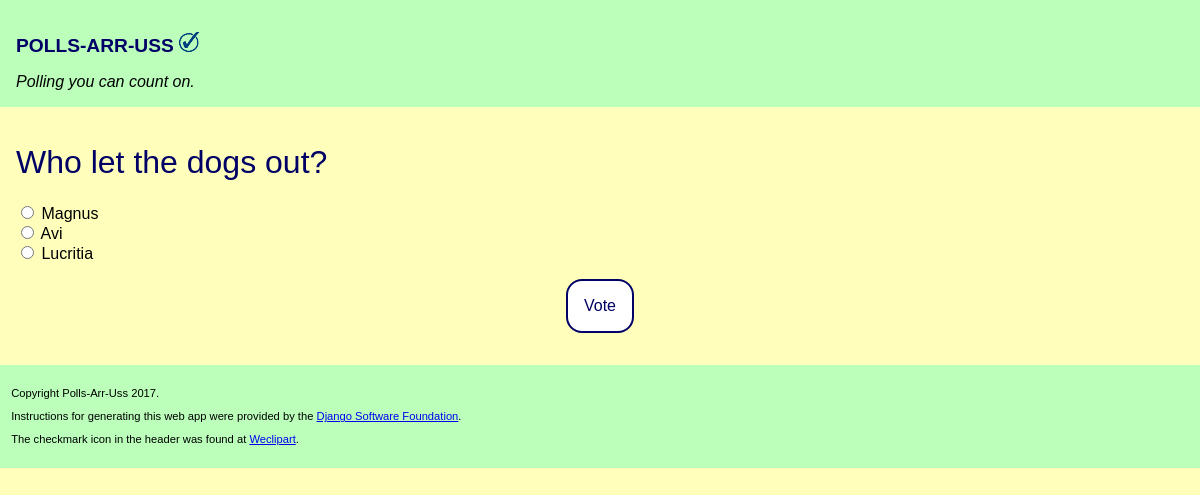
Page /polls/3/ on the committed database.
### polls/models.py (models this page shows, shortened)
class Question(models.Model):
    question_text = models.CharField(max_length=200)
    pub_date = models.DateTimeField('date published')

class Choice(models.Model):
    question = models.ForeignKey(Question, on_delete=models.CASCADE)
    choice_text = models.CharField(max_length=200)
    votes = models.IntegerField(default=0)

### polls/views.py (the view)
# urls.py: url(r'^(?P<pk>[0-9]+)/$', views.DetailView.as_view(), name='detail'),
class DetailView(generic.DetailView):
    model = Question
    template_name = 'polls/detail.html'

### polls/templates/polls/detail.html (shortened to what this page needs)
{% extends 'polls/base.html' %}
{% block content %}
    <h1>{{ question.question_text }}</h1>
    <form action="{% url 'polls:vote' question.id %}" method="post">
        {% for choice in question.choice_set.all %}
            <input type="radio" name="choice" id="choice{{ forloop.counter }}" value="{{ choice.id }}" />
            <label for="choice{{ forloop.counter }}">{{ choice.choice_text }}</label><br />
        {% endfor %}
        <p class="center"><input type="submit" value="Vote" /></p>
    </form>
{% endblock %}

### polls/static/polls/style.css (style rules this page uses)
html,body { margin:0; background-color:#ffffbb; font-family:sans-serif; }
h1 { font-weight:500; color:#000066; }
input[type=submit] { padding:1em; font-size:1em; font-weight:500; border-radius:1em; border-style:solid; border-color:#000066; background-color:#ffffff; color:#000066; }
.center { text-align:center; }

### rows in the picture
Question: question_text "Who let the dogs out?"
Choice: choice_text "Magnus"
Choice: choice_text "Avi"
Choice: choice_text "Lucritia"
